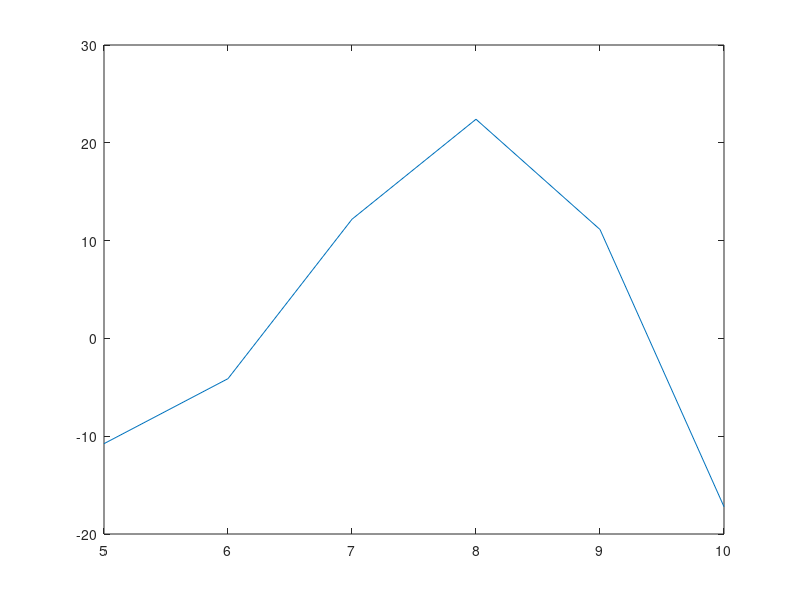
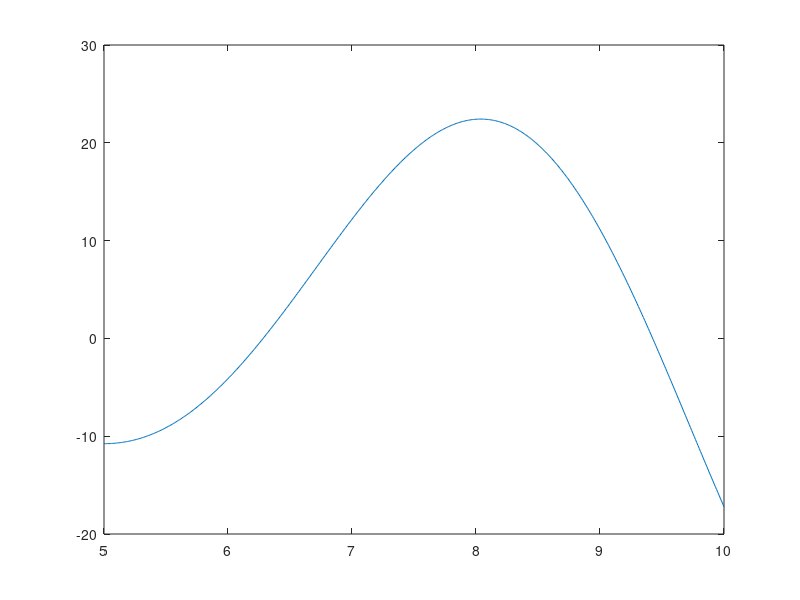

MATLAB code to generate these figures, in order:
h = 1;
x = 5:h:10;
y = sqrt(x .^ 3 + 1) .* sin(x);
figure(1)
plot(x, y)

h = .01;
x = 5:h:10;
y = sqrt(x .^ 3 + 1) .* sin(x);
figure(2)
plot(x, y)